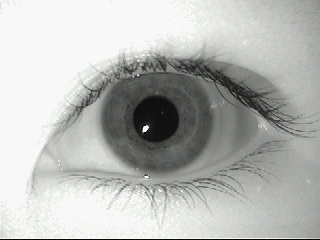
#> input picture test-client/iris_data/aeval1.bmp, 320 x 240 px
$ python main3_iris.py
#> lines starting #> are read from the running program, lines starting #| are printed output that depends on the picture; long printed decimals are rounded
import cv2
import numpy as np

# Load and preprocess the iris image
def preprocess_iris(image_path):
#> called with image_path = 'iris_data/aeval1.bmp'
    image = cv2.imread(image_path, cv2.IMREAD_GRAYSCALE)
#> image: shape (240, 320); min 2, max 248, mean 184.7
    image = cv2.resize(image, (64, 64))  # Resize for consistency
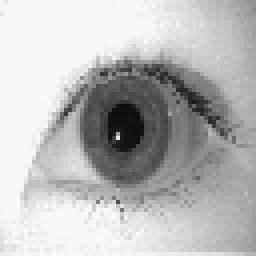
#> image: shape (64, 64) (shown 4 times larger); min 13, max 248, mean 185.8
#> call 2 of preprocess_iris, with image_path = 'iris_data/aeval3.bmp'
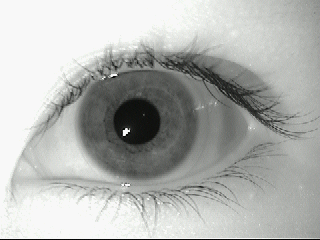
#> input picture test-client/iris_data/aeval3.bmp, 320 x 240 px
#> in preprocess_iris (call 2), `image = cv2.resize(image, (64, 64))`:
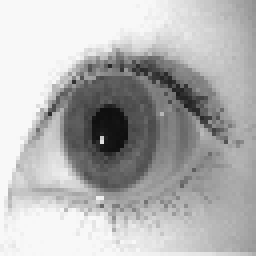
#> image: shape (64, 64) (shown 4 times larger); min 15, max 248, mean 179.6
    return image

# Extract SIFT keypoints and descriptors
def extract_features(image):
    sift = cv2.SIFT_create()
    keypoints, descriptors = sift.detectAndCompute(image, None)
#> keypoints = 15 keypoints; strongest (x, y, size): (32, 30, 19.6), (18, 29, 1.9), (40, 18, 4.3), (19, 40, 5)
    return keypoints, descriptors

# Compare two iris images using SIFT feature matching
def compare_iris(image1_path, image2_path):
    image1 = preprocess_iris(image1_path)
    image2 = preprocess_iris(image2_path)

    keypoints1, descriptors1 = extract_features(image1)
#> keypoints1 has the same summary as keypoints in extract_features
    keypoints2, descriptors2 = extract_features(image2)
#> in extract_features (call 2), `keypoints, descriptors = sift.detectAndCompute(image, None)`: keypoints = 25 keypoints; strongest (x, y, size): (28, 31, 20.1), (47, 24, 6.1), (38, 17, 5.5), (14, 42, 5.3)
#> keypoints2 has the same summary as keypoints in extract_features

    # Use FLANN-based matcher
    index_params = dict(algorithm=1, trees=5)
    search_params = dict(checks=50)
    flann = cv2.FlannBasedMatcher(index_params, search_params)
    matches = flann.knnMatch(descriptors1, descriptors2, k=2)
#> matches = 15 matches

    # Apply Lowe’s ratio test
    good_matches = [m for m, n in matches if m.distance < 0.9 * n.distance]
#> good_matches = 13 matches

    similarity_score = len(good_matches) / min(len(keypoints1), len(keypoints2))
#> similarity_score = 0.867

    print(f'similarity score: {similarity_score * 100}%')
#| similarity score: 86.667%

    return similarity_score > 0.6  # Adjust threshold as needed

# Example Usage
reference_iris = "iris_data/aeval1.bmp"
test_iris = "iris_data/aeval3.bmp"

if compare_iris(reference_iris, test_iris):
    print("Iris Matched!")
else:
    print("Iris NOT Matched!")
